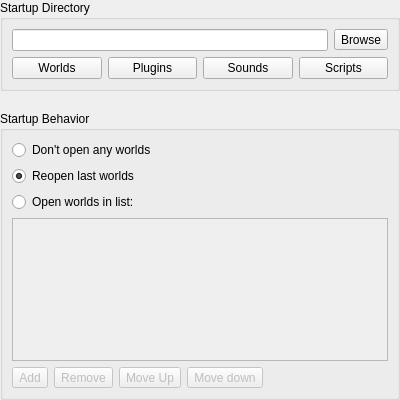
<?xml version="1.0" encoding="UTF-8"?>
<ui version="4.0">
 <class>SettingsStartup</class>
 <widget class="QWidget" name="SettingsStartup">
  <property name="geometry">
   <rect>
    <x>0</x>
    <y>0</y>
    <width>400</width>
    <height>400</height>
   </rect>
  </property>
  <property name="windowTitle">
   <string>Startup</string>
  </property>
  <layout class="QVBoxLayout" name="verticalLayout">
   <property name="spacing">
    <number>20</number>
   </property>
   <property name="leftMargin">
    <number>0</number>
   </property>
   <property name="topMargin">
    <number>0</number>
   </property>
   <property name="rightMargin">
    <number>0</number>
   </property>
   <property name="bottomMargin">
    <number>0</number>
   </property>
   <item>
    <widget class="QGroupBox" name="groupBox">
     <property name="title">
      <string>Startup Directory</string>
     </property>
     <layout class="QVBoxLayout" name="verticalLayout_3">
      <item>
       <layout class="QHBoxLayout" name="horizontalLayout_3">
        <item>
         <widget class="QLineEdit" name="StartupDirectory">
          <property name="clearButtonEnabled">
           <bool>true</bool>
          </property>
         </widget>
        </item>
        <item>
         <widget class="QToolButton" name="StartupDirectory_browse">
          <property name="text">
           <string>Browse</string>
          </property>
          <property name="icon">
           <iconset theme="QIcon::ThemeIcon::DocumentOpen"/>
          </property>
         </widget>
        </item>
       </layout>
      </item>
      <item>
       <layout class="QHBoxLayout" name="_layout">
        <item>
         <widget class="QPushButton" name="browse_worlds">
          <property name="text">
           <string>Worlds</string>
          </property>
          <property name="icon">
           <iconset theme="QIcon::ThemeIcon::DocumentOpen"/>
          </property>
         </widget>
        </item>
        <item>
         <widget class="QPushButton" name="browse_plugins">
          <property name="text">
           <string>Plugins</string>
          </property>
          <property name="icon">
           <iconset theme="QIcon::ThemeIcon::DocumentOpen"/>
          </property>
         </widget>
        </item>
        <item>
         <widget class="QPushButton" name="browse_sounds">
          <property name="text">
           <string>Sounds</string>
          </property>
          <property name="icon">
           <iconset theme="QIcon::ThemeIcon::DocumentOpen"/>
          </property>
         </widget>
        </item>
        <item>
         <widget class="QPushButton" name="browse_scripts">
          <property name="text">
           <string>Scripts</string>
          </property>
          <property name="icon">
           <iconset theme="QIcon::ThemeIcon::DocumentOpen"/>
          </property>
         </widget>
        </item>
       </layout>
      </item>
     </layout>
    </widget>
   </item>
   <item>
    <widget class="QGroupBox" name="StartupBehavior">
     <property name="title">
      <string>Startup Behavior</string>
     </property>
     <layout class="QVBoxLayout" name="verticalLayout_2">
      <item>
       <widget class="QRadioButton" name="StartupBehavior_None">
        <property name="text">
         <string>Don't open any worlds</string>
        </property>
       </widget>
      </item>
      <item>
       <widget class="QRadioButton" name="StartupBehavior_Reopen">
        <property name="text">
         <string>Reopen last worlds</string>
        </property>
        <property name="checked">
         <bool>true</bool>
        </property>
       </widget>
      </item>
      <item>
       <widget class="QRadioButton" name="StartupBehavior_List">
        <property name="text">
         <string>Open worlds in list:</string>
        </property>
       </widget>
      </item>
      <item>
       <widget class="QListWidget" name="OpenAtStartup">
        <property name="enabled">
         <bool>false</bool>
        </property>
        <property name="editTriggers">
         <set>QAbstractItemView::EditTrigger::NoEditTriggers</set>
        </property>
        <property name="selectionMode">
         <enum>QAbstractItemView::SelectionMode::ExtendedSelection</enum>
        </property>
       </widget>
      </item>
      <item>
       <widget class="QWidget" name="OpenAtStartup_buttons" native="true">
        <property name="enabled">
         <bool>false</bool>
        </property>
        <layout class="QHBoxLayout" name="horizontalLayout">
         <property name="leftMargin">
          <number>0</number>
         </property>
         <property name="topMargin">
          <number>0</number>
         </property>
         <property name="rightMargin">
          <number>0</number>
         </property>
         <property name="bottomMargin">
          <number>0</number>
         </property>
         <item>
          <widget class="QToolButton" name="OpenAtStartup_add">
           <property name="text">
            <string>Add</string>
           </property>
           <property name="icon">
            <iconset theme="QIcon::ThemeIcon::ListAdd"/>
           </property>
          </widget>
         </item>
         <item>
          <widget class="QToolButton" name="OpenAtStartup_remove">
           <property name="enabled">
            <bool>false</bool>
           </property>
           <property name="text">
            <string>Remove</string>
           </property>
           <property name="icon">
            <iconset theme="QIcon::ThemeIcon::ListRemove"/>
           </property>
          </widget>
         </item>
         <item>
          <widget class="QToolButton" name="OpenAtStartup_up">
           <property name="enabled">
            <bool>false</bool>
           </property>
           <property name="text">
            <string>Move Up</string>
           </property>
           <property name="icon">
            <iconset theme="QIcon::ThemeIcon::GoUp"/>
           </property>
          </widget>
         </item>
         <item>
          <widget class="QToolButton" name="OpenAtStartup_down">
           <property name="enabled">
            <bool>false</bool>
           </property>
           <property name="text">
            <string>Move down</string>
           </property>
           <property name="icon">
            <iconset theme="QIcon::ThemeIcon::GoDown"/>
           </property>
          </widget>
         </item>
         <item>
          <spacer name="horizontalSpacer">
           <property name="orientation">
            <enum>Qt::Orientation::Horizontal</enum>
           </property>
           <property name="sizeHint" stdset="0">
            <size>
             <width>40</width>
             <height>20</height>
            </size>
           </property>
          </spacer>
         </item>
        </layout>
       </widget>
      </item>
     </layout>
    </widget>
   </item>
   <item>
    <spacer name="verticalSpacer">
     <property name="orientation">
      <enum>Qt::Orientation::Vertical</enum>
     </property>
     <property name="sizeHint" stdset="0">
      <size>
       <width>20</width>
       <height>40</height>
      </size>
     </property>
    </spacer>
   </item>
  </layout>
 </widget>
 <resources/>
 <connections>
  <connection>
   <sender>StartupBehavior_List</sender>
   <signal>toggled(bool)</signal>
   <receiver>OpenAtStartup</receiver>
   <slot>setEnabled(bool)</slot>
   <hints>
    <hint type="sourcelabel">
     <x>198</x>
     <y>78</y>
    </hint>
    <hint type="destinationlabel">
     <x>199</x>
     <y>190</y>
    </hint>
   </hints>
  </connection>
  <connection>
   <sender>StartupBehavior_List</sender>
   <signal>toggled(bool)</signal>
   <receiver>OpenAtStartup_buttons</receiver>
   <slot>setEnabled(bool)</slot>
   <hints>
    <hint type="sourcelabel">
     <x>198</x>
     <y>78</y>
    </hint>
    <hint type="destinationlabel">
     <x>199</x>
     <y>306</y>
    </hint>
   </hints>
  </connection>
 </connections>
</ui>
